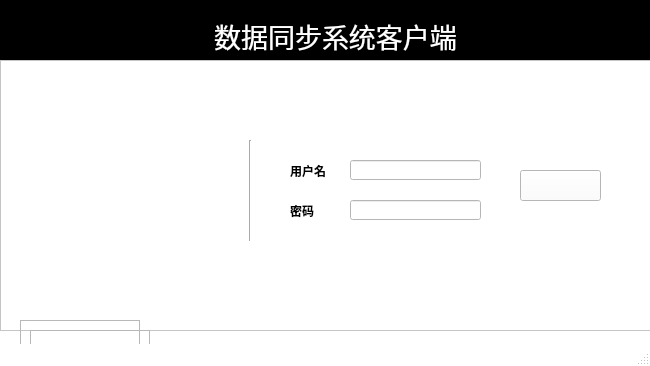
<?xml version="1.0" encoding="UTF-8"?>
<ui version="4.0">
 <class>MainWindow</class>
 <widget class="QMainWindow" name="MainWindow">
  <property name="geometry">
   <rect>
    <x>0</x>
    <y>0</y>
    <width>650</width>
    <height>366</height>
   </rect>
  </property>
  <property name="sizePolicy">
   <sizepolicy hsizetype="Fixed" vsizetype="Fixed">
    <horstretch>0</horstretch>
    <verstretch>0</verstretch>
   </sizepolicy>
  </property>
  <property name="minimumSize">
   <size>
    <width>650</width>
    <height>366</height>
   </size>
  </property>
  <property name="maximumSize">
   <size>
    <width>650</width>
    <height>366</height>
   </size>
  </property>
  <property name="windowTitle">
   <string>Login</string>
  </property>
  <property name="styleSheet">
   <string notr="true">#MainWindow {background-color: rgb(255, 255, 255);}</string>
  </property>
  <widget class="QWidget" name="centralwidget">
   <widget class="QFrame" name="frame">
    <property name="geometry">
     <rect>
      <x>0</x>
      <y>0</y>
      <width>651</width>
      <height>61</height>
     </rect>
    </property>
    <property name="styleSheet">
     <string notr="true">background-color: rgb(0, 0, 0);</string>
    </property>
    <property name="frameShape">
     <enum>QFrame::StyledPanel</enum>
    </property>
    <property name="frameShadow">
     <enum>QFrame::Raised</enum>
    </property>
    <widget class="QLabel" name="label_3">
     <property name="geometry">
      <rect>
       <x>190</x>
       <y>20</y>
       <width>291</width>
       <height>31</height>
      </rect>
     </property>
     <property name="font">
      <font>
       <family>黑体</family>
       <pointsize>20</pointsize>
       <weight>50</weight>
       <bold>false</bold>
      </font>
     </property>
     <property name="styleSheet">
      <string notr="true">color: rgb(255, 255, 255);
text-align:&quot;center&quot;;</string>
     </property>
     <property name="text">
      <string>数据同步系统客户端</string>
     </property>
     <property name="alignment">
      <set>Qt::AlignCenter</set>
     </property>
    </widget>
   </widget>
   <widget class="QFrame" name="frame_2">
    <property name="geometry">
     <rect>
      <x>0</x>
      <y>60</y>
      <width>651</width>
      <height>271</height>
     </rect>
    </property>
    <property name="styleSheet">
     <string notr="true">background-color: rgb(255, 255, 255);</string>
    </property>
    <property name="frameShape">
     <enum>QFrame::StyledPanel</enum>
    </property>
    <property name="frameShadow">
     <enum>QFrame::Raised</enum>
    </property>
    <widget class="QLineEdit" name="lineEdit">
     <property name="geometry">
      <rect>
       <x>350</x>
       <y>100</y>
       <width>131</width>
       <height>20</height>
      </rect>
     </property>
    </widget>
    <widget class="QLabel" name="label">
     <property name="geometry">
      <rect>
       <x>290</x>
       <y>100</y>
       <width>54</width>
       <height>21</height>
      </rect>
     </property>
     <property name="font">
      <font>
       <family>黑体</family>
       <weight>75</weight>
       <bold>true</bold>
      </font>
     </property>
     <property name="text">
      <string>用户名</string>
     </property>
    </widget>
    <widget class="QLineEdit" name="lineEdit_2">
     <property name="geometry">
      <rect>
       <x>350</x>
       <y>140</y>
       <width>131</width>
       <height>20</height>
      </rect>
     </property>
     <property name="echoMode">
      <enum>QLineEdit::Password</enum>
     </property>
    </widget>
    <widget class="QLabel" name="label_2">
     <property name="geometry">
      <rect>
       <x>290</x>
       <y>140</y>
       <width>54</width>
       <height>21</height>
      </rect>
     </property>
     <property name="font">
      <font>
       <family>黑体</family>
       <weight>75</weight>
       <bold>true</bold>
      </font>
     </property>
     <property name="text">
      <string>密码</string>
     </property>
    </widget>
    <widget class="QLabel" name="label_4">
     <property name="geometry">
      <rect>
       <x>50</x>
       <y>80</y>
       <width>131</width>
       <height>101</height>
      </rect>
     </property>
     <property name="styleSheet">
      <string notr="true">background-image:url(./images/logo1.png);
background-repeat:no-repeat;
background-color: rgb(255, 255, 255);</string>
     </property>
     <property name="text">
      <string/>
     </property>
    </widget>
    <widget class="Line" name="line">
     <property name="geometry">
      <rect>
       <x>240</x>
       <y>80</y>
       <width>20</width>
       <height>101</height>
      </rect>
     </property>
     <property name="orientation">
      <enum>Qt::Vertical</enum>
     </property>
    </widget>
    <widget class="QPushButton" name="pushButton">
     <property name="geometry">
      <rect>
       <x>520</x>
       <y>110</y>
       <width>81</width>
       <height>31</height>
      </rect>
     </property>
     <property name="styleSheet">
      <string notr="true">border-image:url(./images/login.png)</string>
     </property>
     <property name="text">
      <string/>
     </property>
    </widget>
   </widget>
   <widget class="QFrame" name="frame_3">
    <property name="geometry">
     <rect>
      <x>20</x>
      <y>320</y>
      <width>120</width>
      <height>80</height>
     </rect>
    </property>
    <property name="frameShape">
     <enum>QFrame::StyledPanel</enum>
    </property>
    <property name="frameShadow">
     <enum>QFrame::Raised</enum>
    </property>
   </widget>
   <widget class="QFrame" name="frame_4">
    <property name="geometry">
     <rect>
      <x>30</x>
      <y>330</y>
      <width>120</width>
      <height>80</height>
     </rect>
    </property>
    <property name="frameShape">
     <enum>QFrame::StyledPanel</enum>
    </property>
    <property name="frameShadow">
     <enum>QFrame::Raised</enum>
    </property>
   </widget>
  </widget>
  <widget class="QMenuBar" name="menubar">
   <property name="geometry">
    <rect>
     <x>0</x>
     <y>0</y>
     <width>650</width>
     <height>23</height>
    </rect>
   </property>
  </widget>
  <widget class="QStatusBar" name="statusbar"/>
 </widget>
 <resources/>
 <connections>
  <connection>
   <sender>pushButton</sender>
   <signal>clicked()</signal>
   <receiver>MainWindow</receiver>
   <slot>slot1()</slot>
   <hints>
    <hint type="sourcelabel">
     <x>591</x>
     <y>207</y>
    </hint>
    <hint type="destinationlabel">
     <x>505</x>
     <y>331</y>
    </hint>
   </hints>
  </connection>
 </connections>
 <slots>
  <slot>slot1()</slot>
 </slots>
</ui>
